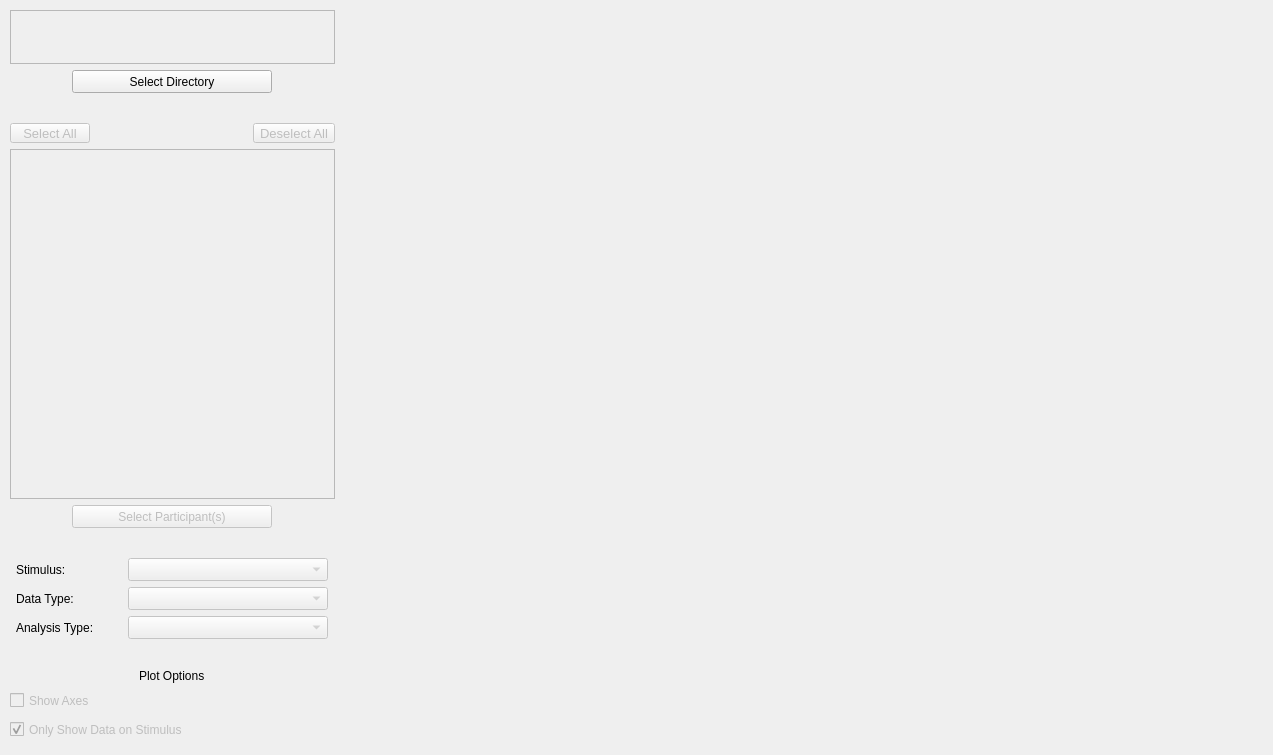
<?xml version="1.0" encoding="UTF-8"?>
<ui version="4.0">
 <class>mainWindow</class>
 <widget class="QMainWindow" name="mainWindow">
  <property name="geometry">
   <rect>
    <x>0</x>
    <y>0</y>
    <width>1273</width>
    <height>755</height>
   </rect>
  </property>
  <property name="font">
   <font>
    <strikeout>false</strikeout>
    <kerning>true</kerning>
   </font>
  </property>
  <property name="windowTitle">
   <string>Eye-Tracking Visualizer</string>
  </property>
  <property name="tabShape">
   <enum>QTabWidget::Rounded</enum>
  </property>
  <widget class="QWidget" name="centralwidget">
   <widget class="QWidget" name="horizontalLayoutWidget">
    <property name="geometry">
     <rect>
      <x>10</x>
      <y>10</y>
      <width>1251</width>
      <height>731</height>
     </rect>
    </property>
    <layout class="QHBoxLayout" name="_plotting_row">
     <item>
      <layout class="QVBoxLayout" name="_plotting_row_options">
       <item alignment="Qt::AlignHCenter">
        <widget class="QScrollArea" name="_error_message_scroll_area">
         <property name="enabled">
          <bool>true</bool>
         </property>
         <property name="minimumSize">
          <size>
           <width>325</width>
           <height>46</height>
          </size>
         </property>
         <property name="maximumSize">
          <size>
           <width>325</width>
           <height>16777215</height>
          </size>
         </property>
         <property name="widgetResizable">
          <bool>true</bool>
         </property>
         <widget class="QWidget" name="scrollAreaWidgetContents_5">
          <property name="geometry">
           <rect>
            <x>0</x>
            <y>0</y>
            <width>323</width>
            <height>44</height>
           </rect>
          </property>
          <widget class="QLabel" name="_error_message">
           <property name="geometry">
            <rect>
             <x>0</x>
             <y>0</y>
             <width>325</width>
             <height>46</height>
            </rect>
           </property>
           <property name="minimumSize">
            <size>
             <width>325</width>
             <height>46</height>
            </size>
           </property>
           <property name="maximumSize">
            <size>
             <width>325</width>
             <height>16777215</height>
            </size>
           </property>
           <property name="text">
            <string>&lt;html&gt;&lt;head/&gt;&lt;body&gt;&lt;p&gt;&lt;br/&gt;&lt;/p&gt;&lt;/body&gt;&lt;/html&gt;</string>
           </property>
           <property name="wordWrap">
            <bool>true</bool>
           </property>
          </widget>
         </widget>
        </widget>
       </item>
       <item alignment="Qt::AlignHCenter">
        <widget class="QPushButton" name="_directory_selection_button">
         <property name="enabled">
          <bool>true</bool>
         </property>
         <property name="sizePolicy">
          <sizepolicy hsizetype="Minimum" vsizetype="Minimum">
           <horstretch>0</horstretch>
           <verstretch>0</verstretch>
          </sizepolicy>
         </property>
         <property name="minimumSize">
          <size>
           <width>200</width>
           <height>23</height>
          </size>
         </property>
         <property name="maximumSize">
          <size>
           <width>200</width>
           <height>16777215</height>
          </size>
         </property>
         <property name="text">
          <string>Select Directory</string>
         </property>
        </widget>
       </item>
       <item>
        <spacer name="verticalSpacer_3">
         <property name="orientation">
          <enum>Qt::Vertical</enum>
         </property>
         <property name="sizeHint" stdset="0">
          <size>
           <width>20</width>
           <height>40</height>
          </size>
         </property>
        </spacer>
       </item>
       <item>
        <layout class="QHBoxLayout" name="_select_all_button_box">
         <item>
          <widget class="QPushButton" name="_participant_select_all_button">
           <property name="enabled">
            <bool>false</bool>
           </property>
           <property name="sizePolicy">
            <sizepolicy hsizetype="Preferred" vsizetype="Maximum">
             <horstretch>0</horstretch>
             <verstretch>0</verstretch>
            </sizepolicy>
           </property>
           <property name="minimumSize">
            <size>
             <width>80</width>
             <height>14</height>
            </size>
           </property>
           <property name="maximumSize">
            <size>
             <width>70</width>
             <height>16777215</height>
            </size>
           </property>
           <property name="font">
            <font>
             <pointsize>10</pointsize>
             <weight>50</weight>
             <italic>false</italic>
             <bold>false</bold>
            </font>
           </property>
           <property name="text">
            <string>Select All</string>
           </property>
          </widget>
         </item>
         <item>
          <spacer name="horizontalSpacer_2">
           <property name="orientation">
            <enum>Qt::Horizontal</enum>
           </property>
           <property name="sizeHint" stdset="0">
            <size>
             <width>40</width>
             <height>20</height>
            </size>
           </property>
          </spacer>
         </item>
         <item>
          <widget class="QPushButton" name="_participant_deselect_all_button">
           <property name="enabled">
            <bool>false</bool>
           </property>
           <property name="sizePolicy">
            <sizepolicy hsizetype="Preferred" vsizetype="Maximum">
             <horstretch>0</horstretch>
             <verstretch>0</verstretch>
            </sizepolicy>
           </property>
           <property name="minimumSize">
            <size>
             <width>82</width>
             <height>14</height>
            </size>
           </property>
           <property name="maximumSize">
            <size>
             <width>82</width>
             <height>16777215</height>
            </size>
           </property>
           <property name="font">
            <font>
             <pointsize>10</pointsize>
             <weight>50</weight>
             <italic>false</italic>
             <bold>false</bold>
            </font>
           </property>
           <property name="text">
            <string>Deselect All</string>
           </property>
          </widget>
         </item>
        </layout>
       </item>
       <item>
        <widget class="QScrollArea" name="_participant_selection_menu">
         <property name="enabled">
          <bool>false</bool>
         </property>
         <property name="minimumSize">
          <size>
           <width>325</width>
           <height>350</height>
          </size>
         </property>
         <property name="maximumSize">
          <size>
           <width>325</width>
           <height>16777215</height>
          </size>
         </property>
         <property name="frameShape">
          <enum>QFrame::StyledPanel</enum>
         </property>
         <property name="frameShadow">
          <enum>QFrame::Sunken</enum>
         </property>
         <property name="verticalScrollBarPolicy">
          <enum>Qt::ScrollBarAsNeeded</enum>
         </property>
         <property name="widgetResizable">
          <bool>true</bool>
         </property>
         <widget class="QWidget" name="_participant_selection_widget_holder">
          <property name="geometry">
           <rect>
            <x>0</x>
            <y>0</y>
            <width>323</width>
            <height>348</height>
           </rect>
          </property>
         </widget>
        </widget>
       </item>
       <item alignment="Qt::AlignHCenter">
        <widget class="QPushButton" name="_participant_selection_button">
         <property name="enabled">
          <bool>false</bool>
         </property>
         <property name="minimumSize">
          <size>
           <width>200</width>
           <height>23</height>
          </size>
         </property>
         <property name="maximumSize">
          <size>
           <width>200</width>
           <height>16777215</height>
          </size>
         </property>
         <property name="text">
          <string>Select Participant(s)</string>
         </property>
        </widget>
       </item>
       <item>
        <spacer name="verticalSpacer_2">
         <property name="orientation">
          <enum>Qt::Vertical</enum>
         </property>
         <property name="sizeHint" stdset="0">
          <size>
           <width>20</width>
           <height>40</height>
          </size>
         </property>
        </spacer>
       </item>
       <item>
        <layout class="QHBoxLayout" name="horizontalLayout">
         <item>
          <widget class="QLabel" name="label">
           <property name="maximumSize">
            <size>
             <width>100</width>
             <height>16777215</height>
            </size>
           </property>
           <property name="text">
            <string>Stimulus:</string>
           </property>
          </widget>
         </item>
         <item>
          <widget class="QComboBox" name="_stimulus_selection_menu">
           <property name="enabled">
            <bool>false</bool>
           </property>
           <property name="minimumSize">
            <size>
             <width>200</width>
             <height>23</height>
            </size>
           </property>
           <property name="maximumSize">
            <size>
             <width>200</width>
             <height>16777215</height>
            </size>
           </property>
          </widget>
         </item>
        </layout>
       </item>
       <item>
        <layout class="QHBoxLayout" name="horizontalLayout_2">
         <item>
          <widget class="QLabel" name="label_2">
           <property name="maximumSize">
            <size>
             <width>100</width>
             <height>16777215</height>
            </size>
           </property>
           <property name="text">
            <string>Data Type:</string>
           </property>
          </widget>
         </item>
         <item>
          <widget class="QComboBox" name="_data_type_selection_menu">
           <property name="enabled">
            <bool>false</bool>
           </property>
           <property name="minimumSize">
            <size>
             <width>200</width>
             <height>23</height>
            </size>
           </property>
           <property name="maximumSize">
            <size>
             <width>200</width>
             <height>16777215</height>
            </size>
           </property>
          </widget>
         </item>
        </layout>
       </item>
       <item>
        <layout class="QHBoxLayout" name="horizontalLayout_3">
         <item>
          <widget class="QLabel" name="label_3">
           <property name="maximumSize">
            <size>
             <width>100</width>
             <height>16777215</height>
            </size>
           </property>
           <property name="text">
            <string>Analysis Type:</string>
           </property>
          </widget>
         </item>
         <item>
          <widget class="QComboBox" name="_analysis_type_selection_menu">
           <property name="enabled">
            <bool>false</bool>
           </property>
           <property name="minimumSize">
            <size>
             <width>200</width>
             <height>23</height>
            </size>
           </property>
           <property name="maximumSize">
            <size>
             <width>200</width>
             <height>16777215</height>
            </size>
           </property>
          </widget>
         </item>
        </layout>
       </item>
       <item>
        <spacer name="verticalSpacer">
         <property name="orientation">
          <enum>Qt::Vertical</enum>
         </property>
         <property name="sizeHint" stdset="0">
          <size>
           <width>20</width>
           <height>40</height>
          </size>
         </property>
        </spacer>
       </item>
       <item alignment="Qt::AlignHCenter">
        <widget class="QLabel" name="label_4">
         <property name="text">
          <string>Plot Options</string>
         </property>
        </widget>
       </item>
       <item>
        <widget class="QCheckBox" name="_axes_selection_check_box">
         <property name="enabled">
          <bool>false</bool>
         </property>
         <property name="minimumSize">
          <size>
           <width>200</width>
           <height>23</height>
          </size>
         </property>
         <property name="maximumSize">
          <size>
           <width>200</width>
           <height>16777215</height>
          </size>
         </property>
         <property name="autoFillBackground">
          <bool>true</bool>
         </property>
         <property name="styleSheet">
          <string notr="true"/>
         </property>
         <property name="text">
          <string>Show Axes</string>
         </property>
         <property name="checked">
          <bool>false</bool>
         </property>
        </widget>
       </item>
       <item>
        <widget class="QCheckBox" name="_only_data_on_stimulus_selection_check_box">
         <property name="enabled">
          <bool>false</bool>
         </property>
         <property name="minimumSize">
          <size>
           <width>200</width>
           <height>23</height>
          </size>
         </property>
         <property name="maximumSize">
          <size>
           <width>200</width>
           <height>16777215</height>
          </size>
         </property>
         <property name="text">
          <string>Only Show Data on Stimulus</string>
         </property>
         <property name="checked">
          <bool>true</bool>
         </property>
        </widget>
       </item>
      </layout>
     </item>
     <item>
      <spacer name="_plotting_row_spacer">
       <property name="orientation">
        <enum>Qt::Horizontal</enum>
       </property>
       <property name="sizeType">
        <enum>QSizePolicy::Fixed</enum>
       </property>
       <property name="sizeHint" stdset="0">
        <size>
         <width>1</width>
         <height>20</height>
        </size>
       </property>
      </spacer>
     </item>
     <item>
      <layout class="QVBoxLayout" name="_plotting_row_plot">
       <item>
        <widget class="QWidget" name="_plot_placeholder" native="true">
         <property name="minimumSize">
          <size>
           <width>950</width>
           <height>0</height>
          </size>
         </property>
        </widget>
       </item>
      </layout>
     </item>
    </layout>
   </widget>
  </widget>
 </widget>
 <resources/>
 <connections/>
</ui>
